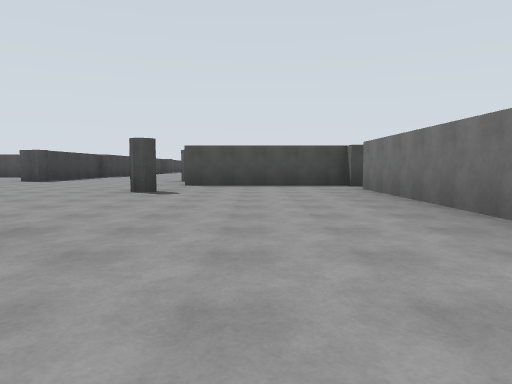
View 1 (above)

17 first-person views from a walk through a Gazebo world. The camera is 1.2 m above the floor, tilts 4° down and sees 70° across. The floor is counted in squares, 5 m on a side. Each view is taken from the middle of a square. On the plan, view 1 faces up. The plan holds only what a view shows up to about 9 squares ahead; the rest is blank. The place goes on beyond the plan.

View 2
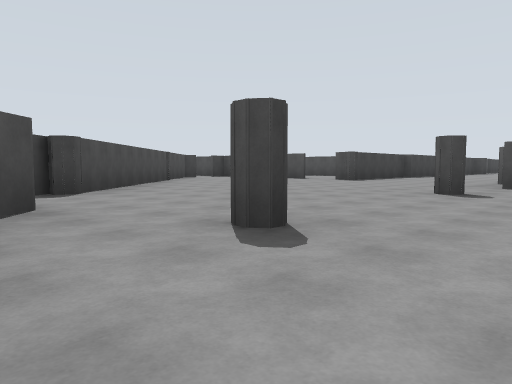

View 3
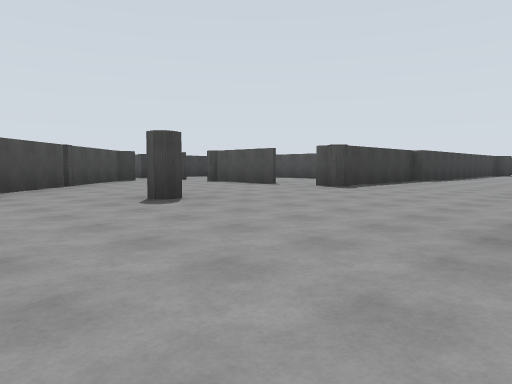

View 4
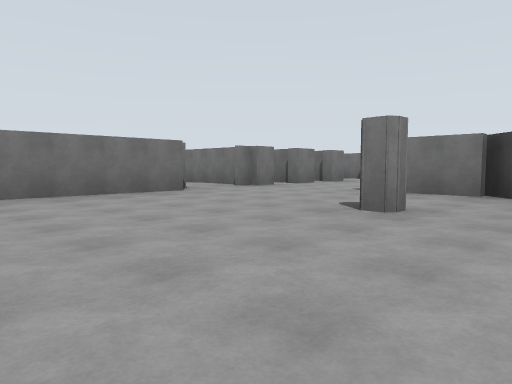

View 5
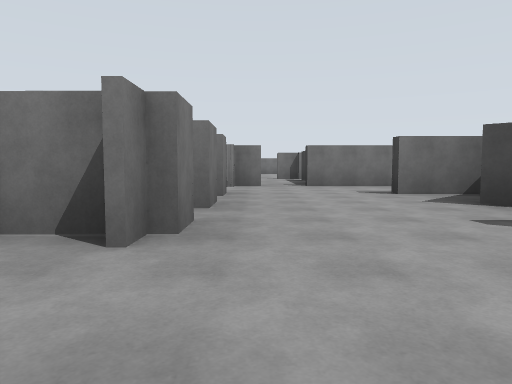

View 6
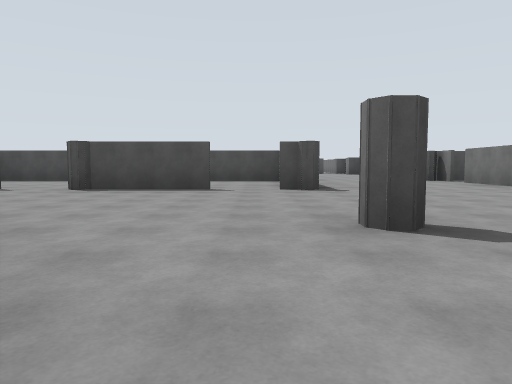

View 7
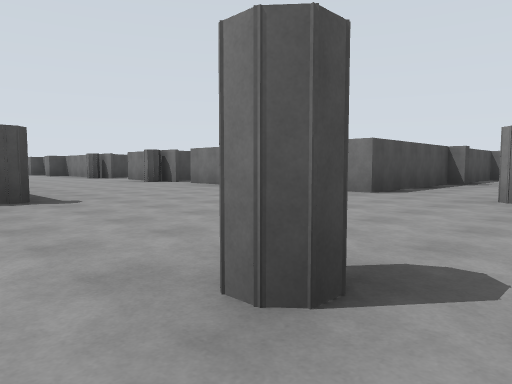

View 8
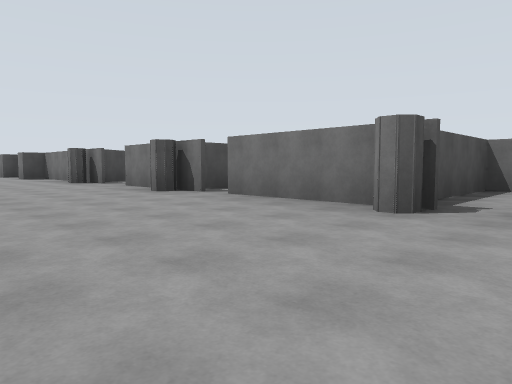

View 9
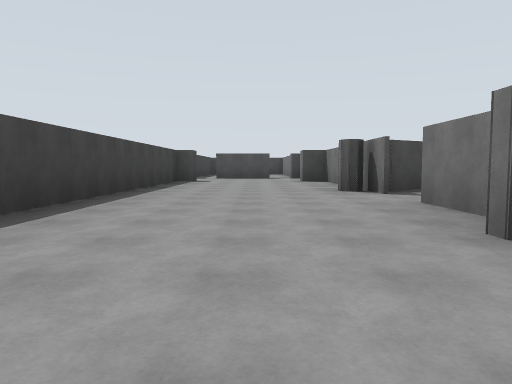

View 10
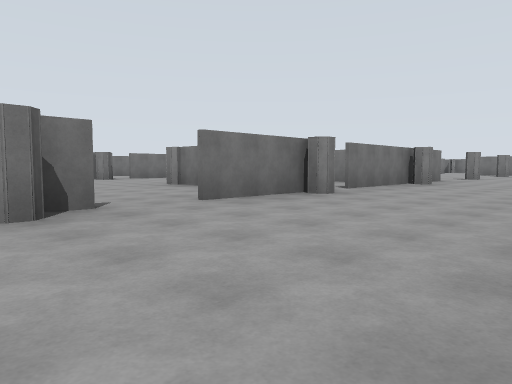

View 11
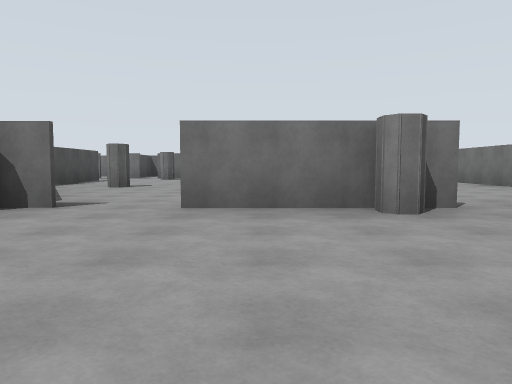

View 12
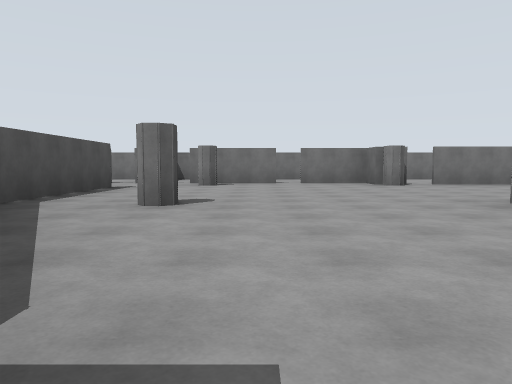

View 13
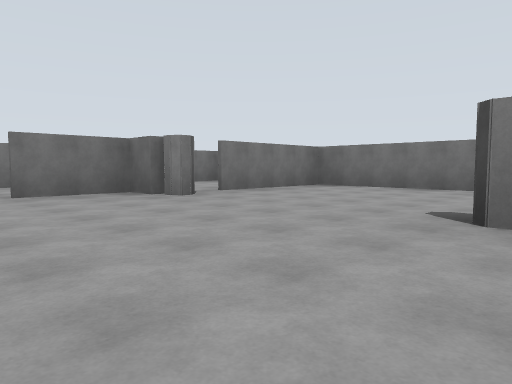

View 14
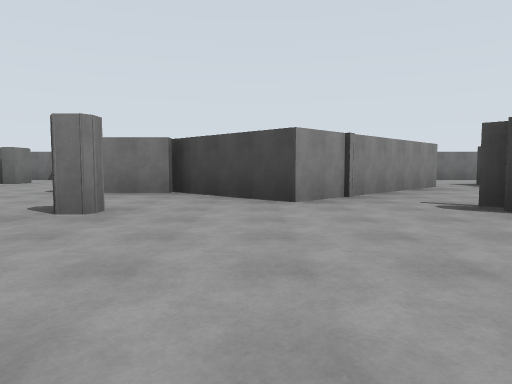

View 15
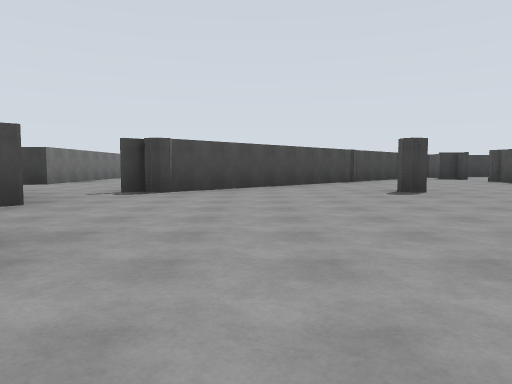

View 16
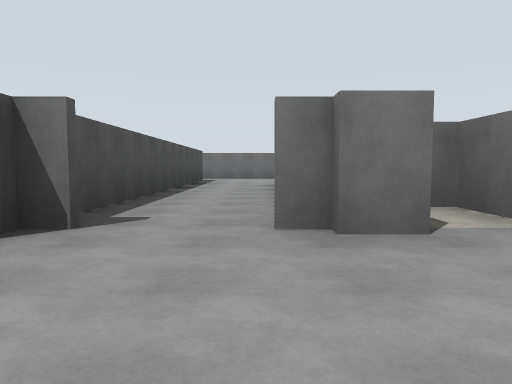

View 17
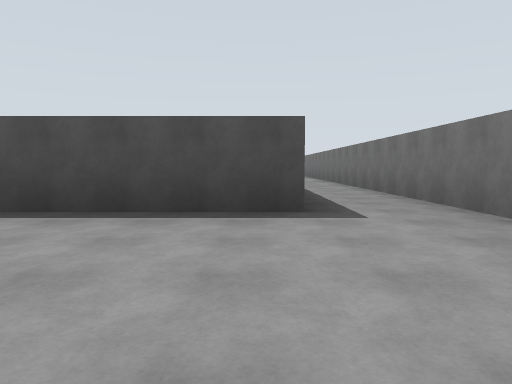

### Floor plan
Key: @ floor where view 1 was taken; # wall or solid block; x gap in a wall; . floor; O other object.
Columns run from 8 left of view 1 to 8 right of it. Each row starts with its distance up from view 1.
 14      ###
 13     ##.#      #
 12     #..# #### #
 11     #..###..# #
 10     #.......# #
  9     #..#....# #
  8 ######.###..# # #
  7 #....#.#....# # #
  6 ##x#.#.###### #.#
  5  #.....#####   .#
  4  #........#    .#
  3  ##..#.#.##    .#
  2   ##.....##    .#
  1    ##..#..#####.#
  0     ###.@.x.....#
 -1 ########..#   .
 -2    ..  #..#OO
 -3   ..   x...
 -4   ##   ####

Where each view was taken, in squares from view 1:
view 1: 0 up, 0 right, facing up
view 2: 0 up, 0 right, facing up-left
view 3: 2 up, 1 left, facing up-left
view 4: 3 up, 2 left, facing down-right
view 5: 1 up, 1 right, facing down
view 6: 2 up, 4 left, facing up
view 7: 3 up, 4 left, facing up-right
view 8: 5 up, 3 left, facing up-right
view 9: 7 up, 2 left, facing up
view 10: 11 up, 3 left, facing down-right
view 11: 9 up, 3 left, facing right
view 12: 10 up, 1 left, facing right
view 13: 10 up, 1 right, facing down-right
view 14: 3 up, 2 left, facing down
view 15: 2 up, 0 right, facing left
view 16: 0 up, 0 right, facing right
view 17: 1 down, 6 right, facing up
